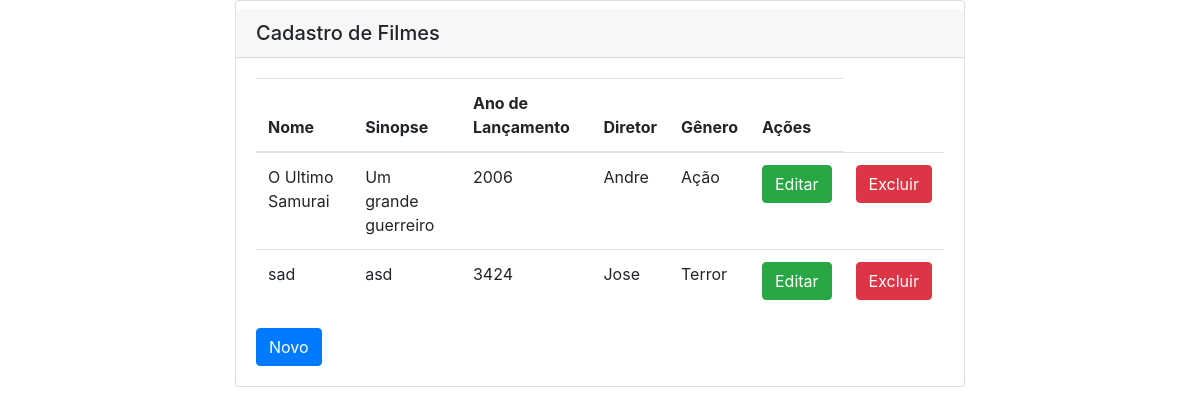
Before: / with the older database file.
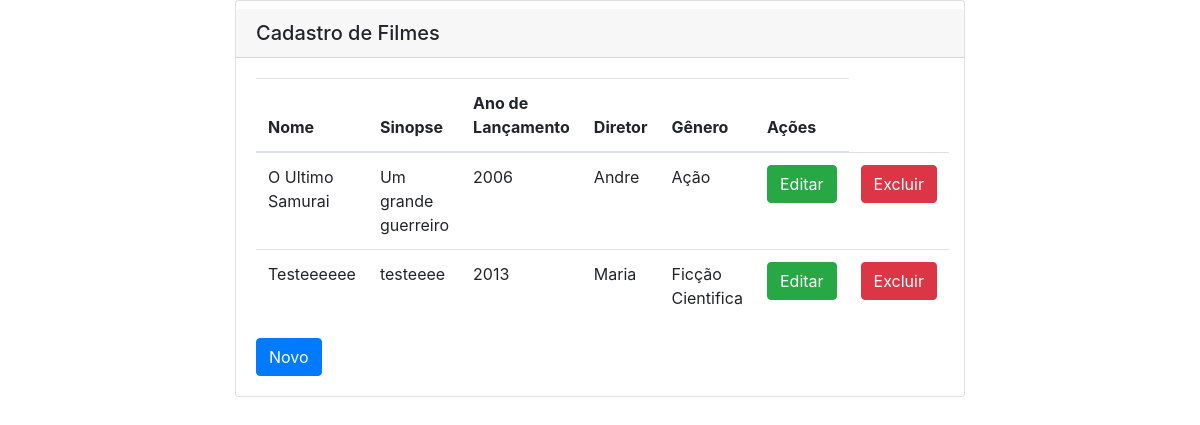
After: the same page with the newer database file.
### filme/models.py (models this page shows, shortened)
class Filme(models.Model):
    nome = models.CharField(max_length=100)
    sinopse = models.CharField(max_length=100)
    anoLancamento = models.CharField(max_length=4)
    diretor = models.ForeignKey(Diretor, on_delete=models.SET_NULL, null=True)
    genero = models.ForeignKey(Genero, on_delete=models.SET_NULL, null=True)

class Diretor(models.Model):
    nome = models.CharField(max_length=100)

class Genero(models.Model):
    descricao = models.CharField(max_length=60)

### filme/views.py (the view)
# urls.py: path('', list_filme, name='list_filme'),
def list_filme(request):
    filmes = Filme.objects.all()
    return render(request, 'filme.html', {'filmes': filmes})

### filme/templates/filme.html
{% extends 'base.html' %}
{% load crispy_forms_tags %}
{% block content %}
    <table class="table table-hover">
        <thead>
        <tr>
            <th scope="col">Nome</th>
            <th scope="col">Sinopse</th>
            <th scope="col">Ano de Lançamento</th>
            <th scope="col">Diretor</th>
            <th scope="col">Gênero</th>
            <th scope="col">Ações</th>
        </tr>
        </thead>
        <tbody>
        {% for filme in filmes %}
            <tr>
                <td>{{ filme.nome }}</td>
                <td>{{ filme.sinopse }}</td>
                <td>{{ filme.anoLancamento }}</td>
                <td>{{ filme.diretor.nome }}</td>
                <td>{{ filme.genero.descricao }}</td>
                <td><a href="{% url 'update_filme' filme.id %}" class="btn btn-success">Editar</a></td>
                <td><a href="{% url 'delete_filme' filme.id %}" class="btn btn-danger">Excluir</a></td>
            </tr>
        {% endfor %}
        </tbody>
    </table>
    <a class="btn btn-primary" href="{% url 'create_filme' %}">Novo</a>
{% endblock %}

### filme/templates/base.html (shortened to what this page needs)
<!doctype html>
<html lang="en">
<head>
    <link rel="stylesheet" href="https://stackpath.bootstrapcdn.com/bootstrap/4.1.3/css/bootstrap.min.css"
>
</head>
<body>
<div class="container">
    <div class="row justify-content-center">
        <div class="col-8">
            <div class="card">
                <h5 class="card-header mt-2">Cadastro de Filmes</h5>
                <div class="card-body">
                    {% block content %}
                    {% endblock %}
                </div>
            </div>
        </div>
    </div>
</div>
</body>
</html>

Changed rows visible on the page:
removed Filme: nome "sad", sinopse "asd", anoLancamento "3424", diretor.nome "Jose", genero.descricao "Terror"
added Filme: nome "Testeeeeee", sinopse "testeeee", anoLancamento "2013", diretor.nome "Maria", genero.descricao "Ficção Cientifica"
